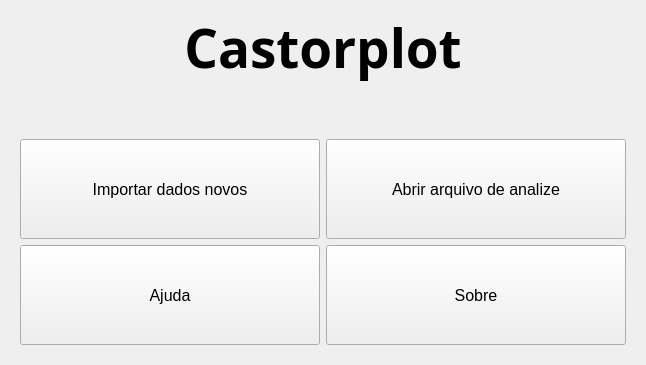
      <widget class="QWidget" name="menu">
       <property name="enabled">
        <bool>true</bool>
       </property>
       <layout class="QGridLayout" name="gridLayout_9">
        <item row="0" column="0">
         <widget class="QLabel" name="Castorplot">
          <property name="font">
           <font>
            <family>PMingLiU-ExtB</family>
            <pointsize>40</pointsize>
            <weight>75</weight>
            <bold>true</bold>
           </font>
          </property>
          <property name="text">
           <string>Castorplot</string>
          </property>
          <property name="alignment">
           <set>Qt::AlignCenter</set>
          </property>
         </widget>
        </item>
        <item row="1" column="0">
         <spacer name="verticalSpacer_6">
          <property name="orientation">
           <enum>Qt::Vertical</enum>
          </property>
          <property name="sizeHint" stdset="0">
           <size>
            <width>20</width>
            <height>40</height>
           </size>
          </property>
         </spacer>
        </item>
        <item row="2" column="0" rowspan="2">
         <widget class="QWidget" name="widget_8" native="true">
          <layout class="QGridLayout" name="gridLayout_2">
           <item row="0" column="1">
            <widget class="QPushButton" name="Importar_dados">
             <property name="sizePolicy">
              <sizepolicy hsizetype="MinimumExpanding" vsizetype="MinimumExpanding">
               <horstretch>0</horstretch>
               <verstretch>0</verstretch>
              </sizepolicy>
             </property>
             <property name="minimumSize">
              <size>
               <width>300</width>
               <height>100</height>
              </size>
             </property>
             <property name="maximumSize">
              <size>
               <width>100000</width>
               <height>150</height>
              </size>
             </property>
             <property name="font">
              <font>
               <pointsize>12</pointsize>
              </font>
             </property>
             <property name="text">
              <string>Importar dados novos</string>
             </property>
            </widget>
           </item>
           <item row="1" column="2">
            <widget class="QPushButton" name="Sobre">
             <property name="sizePolicy">
              <sizepolicy hsizetype="MinimumExpanding" vsizetype="MinimumExpanding">
               <horstretch>0</horstretch>
               <verstretch>0</verstretch>
              </sizepolicy>
             </property>
             <property name="minimumSize">
              <size>
               <width>300</width>
               <height>100</height>
              </size>
             </property>
             <property name="maximumSize">
              <size>
               <width>100000</width>
               <height>150</height>
              </size>
             </property>
             <property name="font">
              <font>
               <pointsize>12</pointsize>
              </font>
             </property>
             <property name="text">
              <string>Sobre</string>
             </property>
            </widget>
           </item>
           <item row="1" column="1">
            <widget class="QPushButton" name="Ajuda">
             <property name="sizePolicy">
              <sizepolicy hsizetype="MinimumExpanding" vsizetype="MinimumExpanding">
               <horstretch>0</horstretch>
               <verstretch>0</verstretch>
              </sizepolicy>
             </property>
             <property name="minimumSize">
              <size>
               <width>300</width>
               <height>100</height>
              </size>
             </property>
             <property name="maximumSize">
              <size>
               <width>100000</width>
               <height>150</height>
              </size>
             </property>
             <property name="font">
              <font>
               <pointsize>12</pointsize>
              </font>
             </property>
             <property name="text">
              <string>Ajuda</string>
             </property>
            </widget>
           </item>
           <item row="0" column="2">
            <widget class="QPushButton" name="Arquivo_abrir">
             <property name="sizePolicy">
              <sizepolicy hsizetype="MinimumExpanding" vsizetype="MinimumExpanding">
               <horstretch>0</horstretch>
               <verstretch>0</verstretch>
              </sizepolicy>
             </property>
             <property name="minimumSize">
              <size>
               <width>300</width>
               <height>100</height>
              </size>
             </property>
             <property name="maximumSize">
              <size>
               <width>100000</width>
               <height>150</height>
              </size>
             </property>
             <property name="font">
              <font>
               <pointsize>12</pointsize>
              </font>
             </property>
             <property name="text">
              <string>Abrir arquivo de analize</string>
             </property>
            </widget>
           </item>
          </layout>
         </widget>
        </item>
       </layout>
      </widget>
